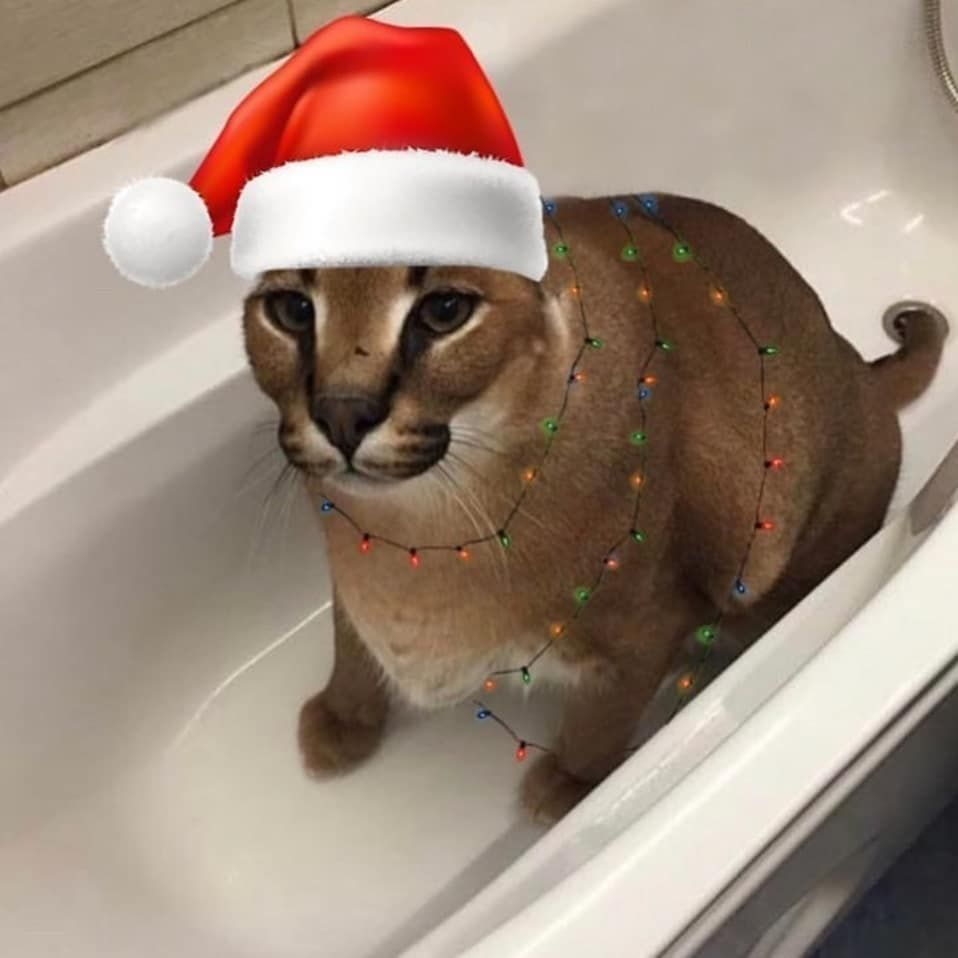
#> input picture images/9.png, 958 x 958 px
$ python cache_image.py
#> lines starting #> are read from the running program, lines starting #| are printed output that depends on the picture
from PIL import Image
# POUR CONVERTIR DES DECIMAUX EN BINAIRE ET VICE VERSA ON PEUX SIMPLEMENT UTILISER int() et bin()

im1 = Image.open('images/9.png').convert('RGB')
#> im1 is the input picture: PIL image 958x958 RGB; mean R, G, B 156.7, 136.7, 122.5
im2 = Image.open('images/9.png').convert('RGB')


def cache_image(im1,im2):
    '''
    img,img --> img
    cache l'image 2 dans l'image 1 par scetanographie
    '''
    if im1.size > im2.size :
        im_final = Image.new('RGB',(im2.width,im2.height))
        im1.resize((im2.width,im2.height))
    else :
        im_final = Image.new('RGB',(im1.width,im1.height))
#> im_final: PIL image 958x958 RGB; every value is 0
        im2.resize((im1.width,im1.height))
    # pour rappel, chaque composante d'un pixel est codée sur 8 bits : de 0 à 255 variantes d'une couleur
    for x in range(im1.width):
        for y in range(im1.height):
            r, v, b = im1.getpixel((x,y))
            r2,v2,b2 = im2.getpixel((x,y))
            pixel1 = [binR(r,5),binR(v,5),binR(b,5)] # on garde les 5 plus grands bits du pixel 1
            pixel2 = [binR(r2,3),binR(v2,3),binR(b2,3)] # o garde les 3 plus grands bits du pixel 2
            pixel_final = [decimL(int(pixel1[i]+pixel2[i])) for i in range(3)] # on assemble les 5 premiers bits du pixel 1 avec les 3 premier bits du pixel 2          # option if pixel1[i] != '' and pixel2[i] != ''
            #try :
            im_final.putpixel((x,y),tuple(pixel_final))
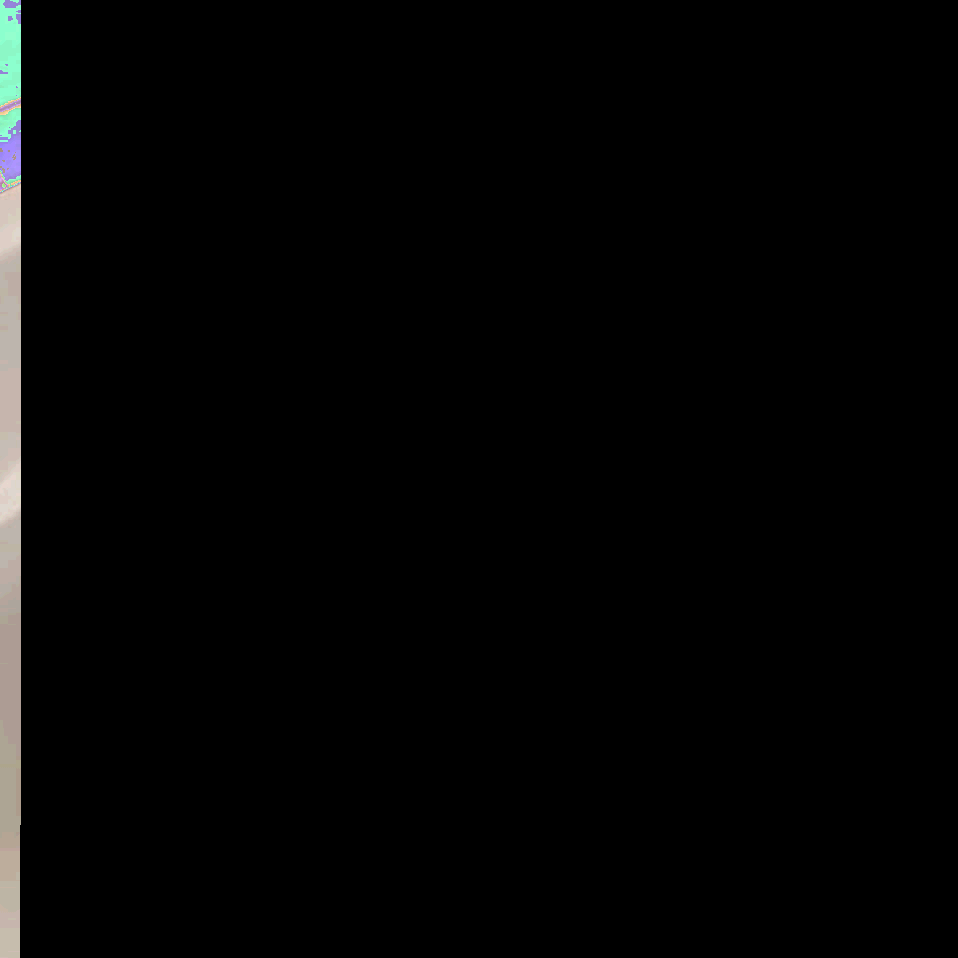
#> im_final: PIL image 958x958 RGB; mean R, G, B 4, 4, 3.8
            #except TypeError:
                #pass
    im_final.show()

def binR(decimal, chiffres_sigificatifs):
    '''
    int --> int
    renvoi la valeur décimale d'un chiffer bianire
    '''
    resultat = ''
    while decimal != 0 :
        resultat += str(decimal % 2)
        decimal = decimal // 2
    resultat = resultat[::-1]
    return resultat[0:chiffres_sigificatifs]

def decimL(binaire):
    i = 0
    decimal = 0
    while binaire != 0:
        bit = binaire % 10 #determine si le digit est un 0 ou un 1
        decimal += bit * pow(2,i)
        binaire //= 10
        i += 1
#> (the run stopped early here; a loop or call above may not have finished)
